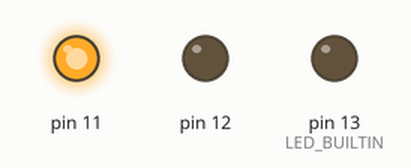
Recording of a sketch running on a simulated Arduino Uno, built with avr-gcc and run on an emulated ATmega328P. Shown: output pins drawn as LEDs (lit = HIGH).

Above: at 0.2 s.
At 1.2 s:
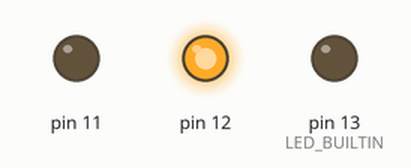
At 2.2 s:
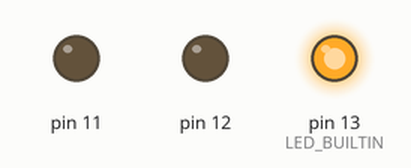
At 5.7 s:
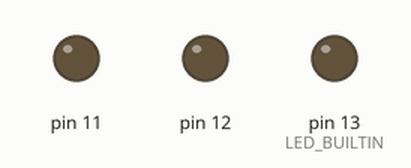
Timing chart, 0 to 6.9 s (numbered marks = the images above):
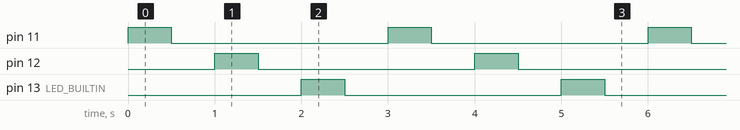

The sketch:

BlinkVER1.ino
```cpp
void setup() {
  pinMode(LED_BUILTIN, OUTPUT);
  pinMode(12, OUTPUT);
  pinMode(11, OUTPUT);
}

void delayLoop(){
  delay(500);
}

/* Får den der port 11 til at tænde og slukke med et delay fra tidligere funktion */
void LED11() {
  digitalWrite(11, HIGH);
  delayLoop();
  digitalWrite(11, LOW);
  delayLoop();
}

/* Får den der port 12 til at tænde og slukke med et delay fra tidligere funktion */
void LED12() {
  digitalWrite(12, HIGH);
  delayLoop();
  digitalWrite(12, LOW);
  delayLoop();
 }

/* Får den der port 13 til at tænde og slukke, kaldes også LED_BUILTIN, da port 13 også kan kaldes det. Delayet er bestemt i tidligere funktion */
void LED13(){
  digitalWrite(LED_BUILTIN, HIGH);
  delayLoop();
  digitalWrite(LED_BUILTIN, LOW);
  delayLoop();
}

void loop() {
  LED11();
  LED12();
  LED13();
}
```

Measured:
- by itself, pin 11, pin 12, pin 13 (LED_BUILTIN): alternates HIGH for 0.50 s and LOW for 2.5 s
- by itself, everything shown: repeats every 3.0 s, in 6 steps
